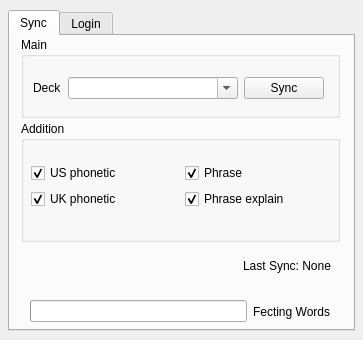
<?xml version="1.0" encoding="UTF-8"?>
<ui version="4.0">
 <class>Form</class>
 <widget class="QWidget" name="Form">
  <property name="geometry">
   <rect>
    <x>0</x>
    <y>0</y>
    <width>363</width>
    <height>340</height>
   </rect>
  </property>
  <property name="sizePolicy">
   <sizepolicy hsizetype="Preferred" vsizetype="Preferred">
    <horstretch>0</horstretch>
    <verstretch>0</verstretch>
   </sizepolicy>
  </property>
  <property name="minimumSize">
   <size>
    <width>363</width>
    <height>0</height>
   </size>
  </property>
  <property name="maximumSize">
   <size>
    <width>363</width>
    <height>500</height>
   </size>
  </property>
  <property name="windowTitle">
   <string>Form</string>
  </property>
  <widget class="QTabWidget" name="tabWidget">
   <property name="geometry">
    <rect>
     <x>8</x>
     <y>10</y>
     <width>347</width>
     <height>321</height>
    </rect>
   </property>
   <property name="currentIndex">
    <number>0</number>
   </property>
   <widget class="QWidget" name="tab">
    <attribute name="title">
     <string>Sync</string>
    </attribute>
    <widget class="QGroupBox" name="groupBox">
     <property name="enabled">
      <bool>true</bool>
     </property>
     <property name="geometry">
      <rect>
       <x>11</x>
       <y>85</y>
       <width>319</width>
       <height>121</height>
      </rect>
     </property>
     <property name="title">
      <string>Addition</string>
     </property>
     <widget class="QWidget" name="layoutWidget_2">
      <property name="geometry">
       <rect>
        <x>10</x>
        <y>20</y>
        <width>301</width>
        <height>91</height>
       </rect>
      </property>
      <layout class="QGridLayout" name="gridLayout">
       <item row="0" column="0">
        <layout class="QVBoxLayout" name="verticalLayout">
         <item>
          <widget class="QCheckBox" name="us_phonetic">
           <property name="enabled">
            <bool>true</bool>
           </property>
           <property name="text">
            <string>US phonetic</string>
           </property>
           <property name="checkable">
            <bool>true</bool>
           </property>
           <property name="checked">
            <bool>true</bool>
           </property>
          </widget>
         </item>
         <item>
          <widget class="QCheckBox" name="uk_phonetic">
           <property name="enabled">
            <bool>true</bool>
           </property>
           <property name="text">
            <string>UK phonetic</string>
           </property>
           <property name="checkable">
            <bool>true</bool>
           </property>
           <property name="checked">
            <bool>true</bool>
           </property>
          </widget>
         </item>
        </layout>
       </item>
       <item row="0" column="1">
        <layout class="QVBoxLayout" name="verticalLayout_2">
         <item>
          <widget class="QCheckBox" name="phrase">
           <property name="enabled">
            <bool>true</bool>
           </property>
           <property name="text">
            <string>Phrase</string>
           </property>
           <property name="checkable">
            <bool>true</bool>
           </property>
           <property name="checked">
            <bool>true</bool>
           </property>
          </widget>
         </item>
         <item>
          <widget class="QCheckBox" name="phraseExplain">
           <property name="enabled">
            <bool>true</bool>
           </property>
           <property name="text">
            <string>Phrase explain</string>
           </property>
           <property name="checkable">
            <bool>true</bool>
           </property>
           <property name="checked">
            <bool>true</bool>
           </property>
          </widget>
         </item>
        </layout>
       </item>
      </layout>
     </widget>
    </widget>
    <widget class="QGroupBox" name="groupBox_2">
     <property name="enabled">
      <bool>true</bool>
     </property>
     <property name="geometry">
      <rect>
       <x>11</x>
       <y>1</y>
       <width>319</width>
       <height>81</height>
      </rect>
     </property>
     <property name="title">
      <string>Main</string>
     </property>
     <widget class="QWidget" name="layoutWidget">
      <property name="geometry">
       <rect>
        <x>12</x>
        <y>34</y>
        <width>291</width>
        <height>34</height>
       </rect>
      </property>
      <layout class="QHBoxLayout" name="horizontalLayout" stretch="0,1,0">
       <property name="spacing">
        <number>-1</number>
       </property>
       <item>
        <widget class="QLabel" name="label">
         <property name="text">
          <string>Deck</string>
         </property>
        </widget>
       </item>
       <item>
        <widget class="QComboBox" name="deckList">
         <property name="editable">
          <bool>true</bool>
         </property>
        </widget>
       </item>
       <item>
        <widget class="QPushButton" name="sync">
         <property name="enabled">
          <bool>true</bool>
         </property>
         <property name="text">
          <string>Sync</string>
         </property>
        </widget>
       </item>
      </layout>
     </widget>
    </widget>
    <widget class="QWidget" name="layoutWidget">
     <property name="geometry">
      <rect>
       <x>20</x>
       <y>260</y>
       <width>301</width>
       <height>31</height>
      </rect>
     </property>
     <layout class="QHBoxLayout" name="horizontalLayout_3">
      <item>
       <widget class="QProgressBar" name="progress">
        <property name="value">
         <number>0</number>
        </property>
        <property name="textVisible">
         <bool>false</bool>
        </property>
        <property name="format">
         <string/>
        </property>
       </widget>
      </item>
      <item>
       <widget class="QLabel" name="progressLabel">
        <property name="text">
         <string>Fecting Words</string>
        </property>
       </widget>
      </item>
     </layout>
    </widget>
    <widget class="QLabel" name="lastSync">
     <property name="geometry">
      <rect>
       <x>20</x>
       <y>220</y>
       <width>301</width>
       <height>20</height>
      </rect>
     </property>
     <property name="text">
      <string>Last Sync: None</string>
     </property>
     <property name="alignment">
      <set>Qt::AlignRight|Qt::AlignTrailing|Qt::AlignVCenter</set>
     </property>
    </widget>
   </widget>
   <widget class="QWidget" name="tab_2">
    <attribute name="title">
     <string>Login</string>
    </attribute>
    <widget class="QGroupBox" name="groupBox_3">
     <property name="geometry">
      <rect>
       <x>10</x>
       <y>-3</y>
       <width>321</width>
       <height>91</height>
      </rect>
     </property>
     <property name="title">
      <string>Login</string>
     </property>
     <widget class="QLineEdit" name="username">
      <property name="geometry">
       <rect>
        <x>84</x>
        <y>31</y>
        <width>138</width>
        <height>21</height>
       </rect>
      </property>
      <property name="sizePolicy">
       <sizepolicy hsizetype="Fixed" vsizetype="Fixed">
        <horstretch>0</horstretch>
        <verstretch>0</verstretch>
       </sizepolicy>
      </property>
     </widget>
     <widget class="QLineEdit" name="password">
      <property name="geometry">
       <rect>
        <x>84</x>
        <y>62</y>
        <width>138</width>
        <height>21</height>
       </rect>
      </property>
      <property name="inputMask">
       <string/>
      </property>
      <property name="maxLength">
       <number>32768</number>
      </property>
      <property name="echoMode">
       <enum>QLineEdit::Password</enum>
      </property>
     </widget>
     <widget class="QLabel" name="label_4">
      <property name="geometry">
       <rect>
        <x>13</x>
        <y>62</y>
        <width>63</width>
        <height>16</height>
       </rect>
      </property>
      <property name="text">
       <string>Password:</string>
      </property>
      <property name="alignment">
       <set>Qt::AlignRight|Qt::AlignTrailing|Qt::AlignVCenter</set>
      </property>
     </widget>
     <widget class="QLabel" name="label_3">
      <property name="geometry">
       <rect>
        <x>10</x>
        <y>31</y>
        <width>66</width>
        <height>16</height>
       </rect>
      </property>
      <property name="text">
       <string>Username:</string>
      </property>
      <property name="alignment">
       <set>Qt::AlignRight|Qt::AlignTrailing|Qt::AlignVCenter</set>
      </property>
     </widget>
     <widget class="QPushButton" name="loginTest">
      <property name="enabled">
       <bool>false</bool>
      </property>
      <property name="geometry">
       <rect>
        <x>230</x>
        <y>27</y>
        <width>91</width>
        <height>64</height>
       </rect>
      </property>
      <property name="text">
       <string>Check</string>
      </property>
      <property name="checkable">
       <bool>false</bool>
      </property>
      <property name="checked">
       <bool>false</bool>
      </property>
     </widget>
    </widget>
    <widget class="QGroupBox" name="groupBox_4">
     <property name="geometry">
      <rect>
       <x>10</x>
       <y>86</y>
       <width>321</width>
       <height>201</height>
      </rect>
     </property>
     <property name="title">
      <string>History</string>
     </property>
     <widget class="QPushButton" name="RestoreHistory">
      <property name="geometry">
       <rect>
        <x>230</x>
        <y>164</y>
        <width>91</width>
        <height>34</height>
       </rect>
      </property>
      <property name="text">
       <string>Restore</string>
      </property>
     </widget>
     <widget class="QPushButton" name="deleteHistory">
      <property name="geometry">
       <rect>
        <x>140</x>
        <y>164</y>
        <width>91</width>
        <height>34</height>
       </rect>
      </property>
      <property name="text">
       <string>Delete</string>
      </property>
     </widget>
     <widget class="QPushButton" name="showDebug">
      <property name="geometry">
       <rect>
        <x>0</x>
        <y>164</y>
        <width>91</width>
        <height>34</height>
       </rect>
      </property>
      <property name="text">
       <string>Debug</string>
      </property>
     </widget>
     <widget class="QTableWidget" name="table">
      <property name="geometry">
       <rect>
        <x>10</x>
        <y>30</y>
        <width>301</width>
        <height>131</height>
       </rect>
      </property>
      <property name="font">
       <font>
        <pointsize>12</pointsize>
       </font>
      </property>
      <property name="editTriggers">
       <set>QAbstractItemView::NoEditTriggers</set>
      </property>
      <property name="alternatingRowColors">
       <bool>false</bool>
      </property>
      <property name="selectionMode">
       <enum>QAbstractItemView::SingleSelection</enum>
      </property>
      <property name="selectionBehavior">
       <enum>QAbstractItemView::SelectRows</enum>
      </property>
      <property name="textElideMode">
       <enum>Qt::ElideLeft</enum>
      </property>
      <property name="showGrid">
       <bool>false</bool>
      </property>
      <property name="wordWrap">
       <bool>false</bool>
      </property>
      <property name="cornerButtonEnabled">
       <bool>false</bool>
      </property>
      <attribute name="horizontalHeaderMinimumSectionSize">
       <number>8</number>
      </attribute>
      <attribute name="horizontalHeaderStretchLastSection">
       <bool>true</bool>
      </attribute>
      <attribute name="verticalHeaderVisible">
       <bool>false</bool>
      </attribute>
      <attribute name="verticalHeaderHighlightSections">
       <bool>true</bool>
      </attribute>
      <attribute name="verticalHeaderStretchLastSection">
       <bool>false</bool>
      </attribute>
     </widget>
    </widget>
   </widget>
  </widget>
  <widget class="QPlainTextEdit" name="debug">
   <property name="geometry">
    <rect>
     <x>10</x>
     <y>340</y>
     <width>344</width>
     <height>151</height>
    </rect>
   </property>
   <property name="font">
    <font>
     <pointsize>17</pointsize>
    </font>
   </property>
   <property name="styleSheet">
    <string notr="true">background: black;
color:yellow;</string>
   </property>
   <property name="readOnly">
    <bool>true</bool>
   </property>
  </widget>
 </widget>
 <resources/>
 <connections>
  <connection>
   <sender>phrase</sender>
   <signal>toggled(bool)</signal>
   <receiver>phraseExplain</receiver>
   <slot>setEnabled(bool)</slot>
   <hints>
    <hint type="sourcelabel">
     <x>249</x>
     <y>244</y>
    </hint>
    <hint type="destinationlabel">
     <x>259</x>
     <y>262</y>
    </hint>
   </hints>
  </connection>
 </connections>
</ui>
